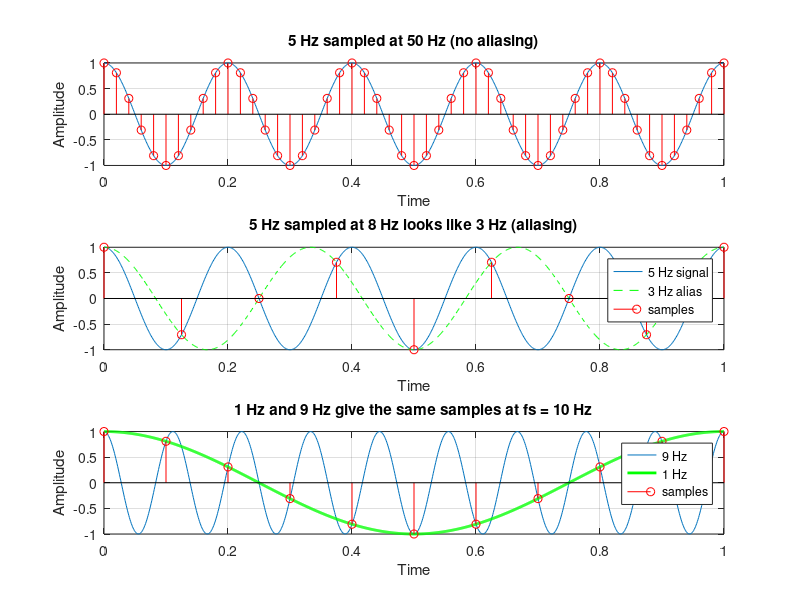

MATLAB code to generate this figure:
% =========================================================
% Problem 5: Aliasing Demonstration
% Part A: one sinusoid sampled at different frequencies,
%         with the alias sinusoid drawn through the samples.
% Part B: two different sinusoids that give identical samples.
% =========================================================

clc;
clear;
close all;

% 5 Hz analog signal
f = 5;
t = 0:0.001:1;
x = cos(2*pi*f*t);

% case 1: fs = 50 Hz (above nyquist, no aliasing)
fs1 = 50;
t1 = 0:1/fs1:1;
x1 = cos(2*pi*f*t1);

% case 2: fs = 8 Hz (below nyquist, aliasing)
fs2 = 8;
t2 = 0:1/fs2:1;
x2 = cos(2*pi*f*t2);

f_alias = abs(f - fs2*round(f/fs2));   % 5 Hz looks like 3 Hz
x_alias = cos(2*pi*f_alias*t);

% case 3: 1 Hz and 9 Hz sampled at 10 Hz
fs3 = 10;
t3 = 0:1/fs3:1;
y1 = cos(2*pi*1*t);        % 1 Hz signal
y9 = cos(2*pi*9*t);        % 9 Hz signal
s1 = cos(2*pi*1*t3);       % samples of 1 Hz
s9 = cos(2*pi*9*t3);       % samples of 9 Hz

figure;

subplot(3,1,1);
plot(t, x);
hold on;
stem(t1, x1, 'r');
hold off;
title('5 Hz sampled at 50 Hz (no aliasing)');
xlabel('Time');
ylabel('Amplitude');
grid on;

subplot(3,1,2);
plot(t, x);
hold on;
plot(t, x_alias, 'g--');
stem(t2, x2, 'r');
hold off;
title('5 Hz sampled at 8 Hz looks like 3 Hz (aliasing)');
xlabel('Time');
ylabel('Amplitude');
legend('5 Hz signal', '3 Hz alias', 'samples');
grid on;

subplot(3,1,3);
plot(t, y9);
hold on;
plot(t, y1, 'g', 'LineWidth', 2);
stem(t3, s9, 'r');
hold off;
title('1 Hz and 9 Hz give the same samples at fs = 10 Hz');
xlabel('Time');
ylabel('Amplitude');
legend('9 Hz', '1 Hz', 'samples');
grid on;

disp(['Alias frequency = ', num2str(f_alias), ' Hz']);
disp('Samples of 1 Hz signal:');
disp(s1);
disp('Samples of 9 Hz signal:');
disp(s9);
